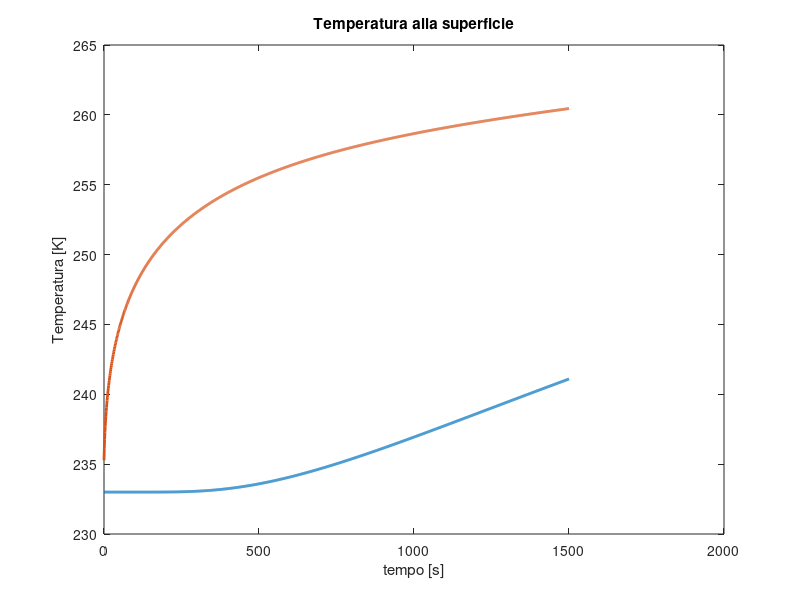

This chart was generated by the following MATLAB code:
% Esame del 2 febbraio 2024 punto b - turno mattino 
% Simone Canevarolo
% S269893
% 18 aprile 2024

clear all
close all
clc

raggio = 20e-2; % m
altezza = 7.5e3; % m
uu = 5; % m/s
T0 = 233; % K
hh = 100; % W/m^2/K
Taria = 270; % K
ro = 1e3; % kg/m^3

kk = @(T) 5*(T/T0);
cp = @(T) 670+1.2*(T-233);

dr = 1e-3;
rr = (0:dr:raggio)';
Nr = length(rr);

dt = 1; % s
tempomax = altezza/uu; % s
tt = (0:dt:tempomax);
Nt = length(tt);

Tm = T0*ones(Nr,1);
Tcentro = T0*ones(Nt,1);
Tsuperficie = T0*ones(Nt,1);

for ii = 1:Nt

    aa = kk(Tm).*dt./dr^2./ro./cp(Tm);
     
%     sub_diag = -aa.*(1/dr^2-1./dr./rr);
%     main_diag = (1+2*aa);
%     sup_diag = -aa.*(1/dr^2+1./dr./rr); 
    
    sub_diag = -aa;
    main_diag = (1+2*aa);
    sup_diag = -aa;
    
    Band = [[sub_diag(2:end);0], main_diag, [0;sup_diag(1:end-1)]];
    
    AA = spdiags(Band,-1:1,Nr,Nr);
    
    bb = Tm;

    AA(1,1) = -1;
    AA(1,2) = 1;
    bb(1) = 0;

    AA(end,end-1) = kk(Tm(end))/dr;
    AA(end,end) = -kk(Tm(end))/dr-hh;
    bb(end) = -Taria*hh;

    TT = AA\bb;

    Tcentro(ii) = TT(1);
    Tsuperficie(ii) = TT(end);

Tm = TT;

end

    figure(1)
    plot(tt,Tcentro,'LineWidth',2)
    title('Temperatura al centro della sfera')
    xlabel('tempo [s]')
    ylabel('Temperatura [K]')
    hold on
    plot(tt,Tsuperficie,'LineWidth',2)
    title('Temperatura alla superficie')
    xlabel('tempo [s]')
    ylabel('Temperatura [K]')
